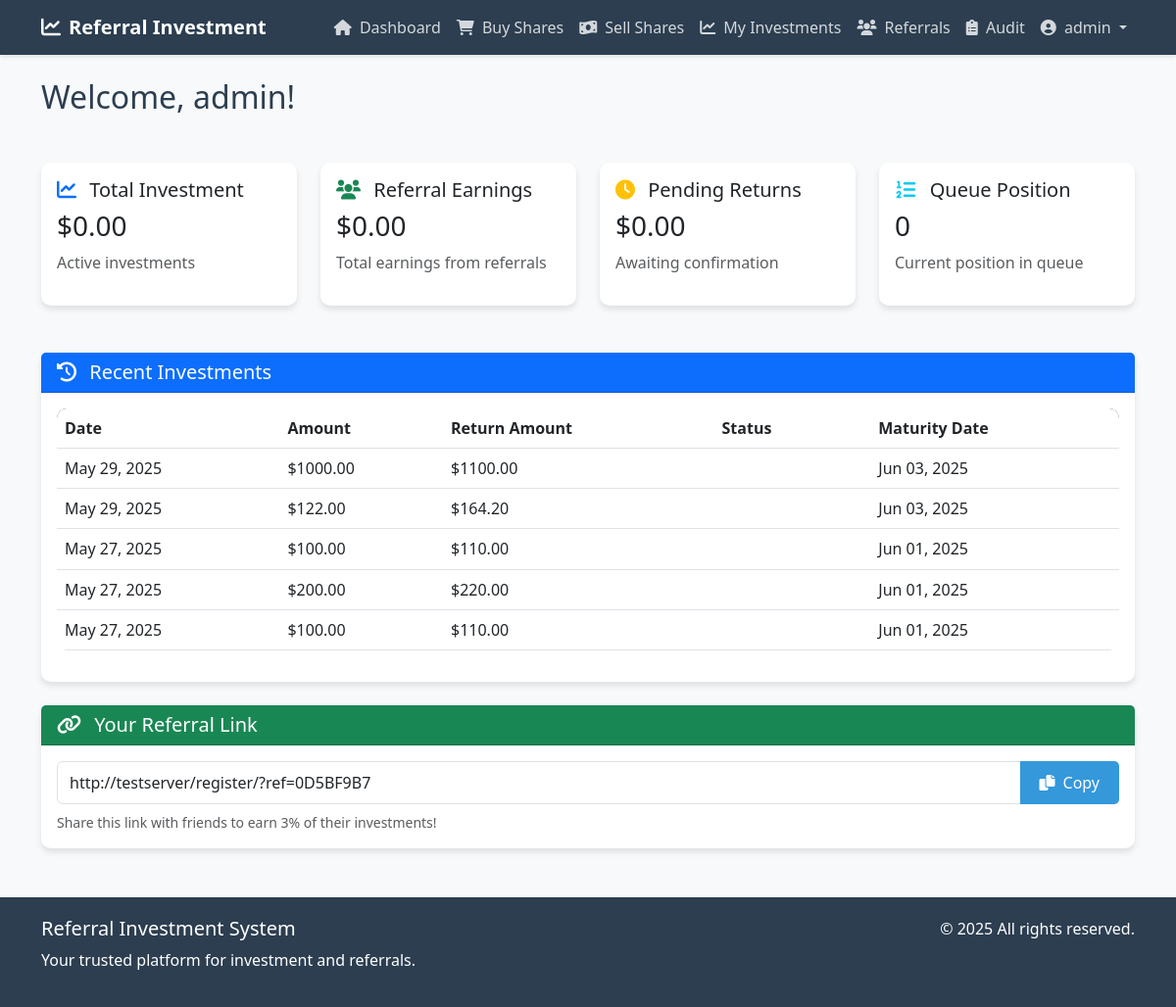
The page /api/ (signed in) on the database as committed earlier.
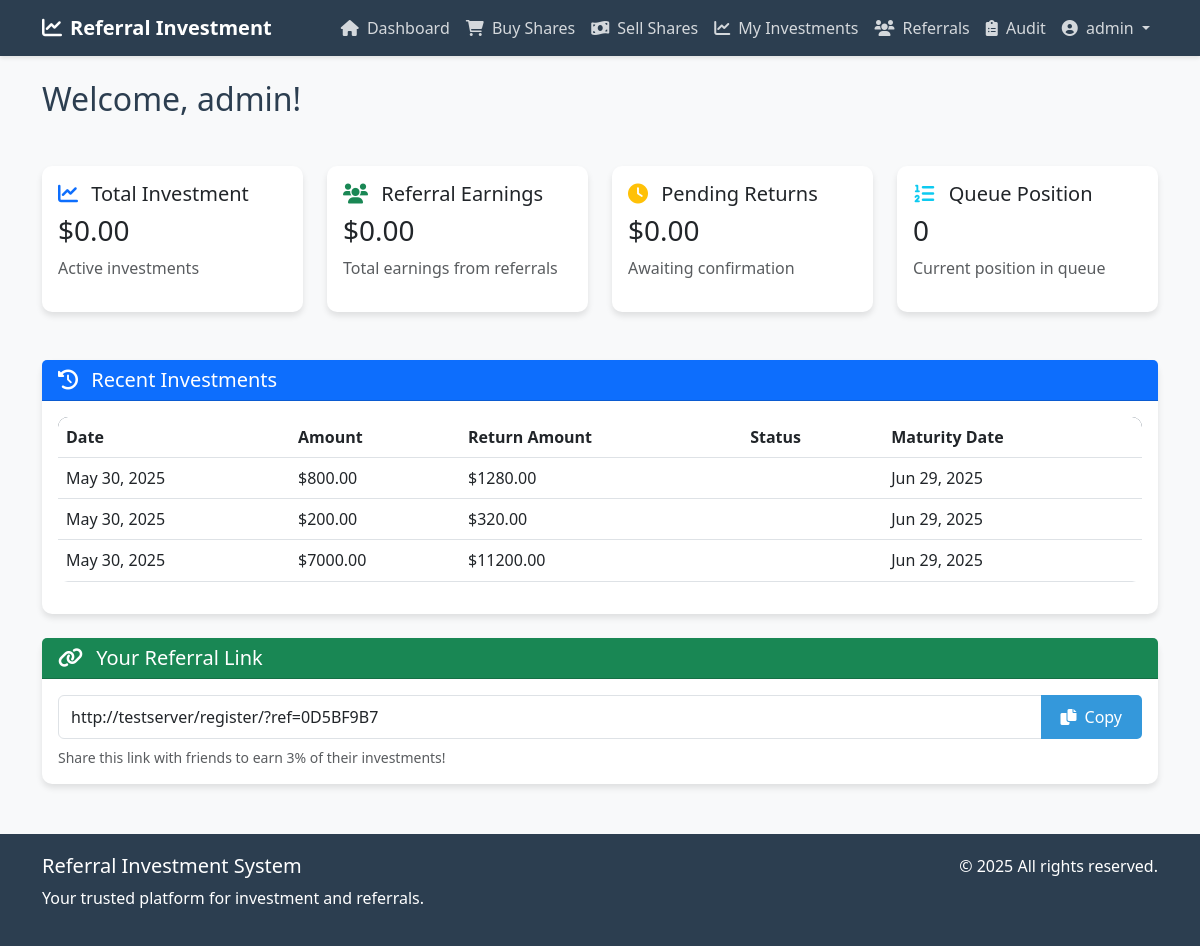
The same page on the database as committed later.
### accounts/models.py (models this page shows, shortened)
class User(AbstractUser):
    phone_number = models.CharField(max_length=15, unique=True)
    referral_code = models.CharField(max_length=10, unique=True, null=True, blank=True)
    referred_by = models.ForeignKey('self', on_delete=models.SET_NULL, null=True, blank=True, related_name='referrals')
    referral_earnings = models.DecimalField(max_digits=10, decimal_places=2, default=0)
    is_banned = models.BooleanField(default=False)
    ban_reason = models.TextField(null=True, blank=True)
    banned_at = models.DateTimeField(null=True, blank=True)
    country = models.CharField(max_length=100, null=True, blank=True)
    USERNAME_FIELD = 'phone_number'
    REQUIRED_FIELDS = ['username', 'email']

class Investment(models.Model):
    STATUS_CHOICES = [
        ('pending', 'Pending'),
        ('matured', 'Matured'),
        ('paired', 'Paired'),
        ('partially_paid', 'Partially Paid'),
        ('completed', 'Completed'),
        ('confirmed', 'Confirmed')  # New status for countdown period
    ]
    user = models.ForeignKey(User, on_delete=models.CASCADE, related_name='investments')
    amount = models.DecimalField(max_digits=10, decimal_places=2)
    remn_amount = models.DecimalField(max_digits=10, decimal_places=2, null=True, blank=True)
    remaining_amount = models.DecimalField(max_digits=10, decimal_places=2, null=True, blank=True)
    created_at = models.DateTimeField(auto_now_add=True)
    maturity_date = models.DateTimeField(help_text='Date when investment matures')
    maturity_period = models.IntegerField(help_text='Duration in days until investment matures', null=True, blank=True)
    status = models.CharField(max_length=20, choices=STATUS_CHOICES, default='pending')
    paired_to = models.ForeignKey(User, on_delete=models.SET_NULL, null=True, blank=True, related_name='paired_investments')
    return_amount = models.DecimalField(max_digits=10, decimal_places=2, null=True, blank=True)
    referral_bonus_used = models.DecimalField(max_digits=10, decimal_places=2, default=0)
    amount_paid = models.DecimalField(max_digits=10, decimal_places=2, default=0)
    payment_confirmed_at = models.DateTimeField(null=True, blank=True)
    last_payment_at = models.DateTimeField(null=True, blank=True)
    start_countdown_at = models.DateTimeField(null=True, blank=True)
    transaction_reference = models.CharField(max_length=50, unique=True, null=True, blank=True)
    payment_method = models.CharField(max_length=50, null=True, blank=True)
    payment_notes = models.TextField(blank=True)
    maturity_notification_sent = models.BooleanField(default=False)
    is_confirmed = models.BooleanField(default=False)
    pairing_reference = models.CharField(max_length=50, unique=True, null=True, blank=True)
    confirmed_at = models.DateTimeField(null=True, blank=True)
    mature_at = models.DateTimeField(null=True, blank=True)
    countdown_duration = models.IntegerField(default=5, help_text='Duration in days until investment matures after confirmation')
    class Meta:
        indexes = [
            models.Index(fields=['status', 'is_confirmed', 'mature_at']),
            models.Index(fields=['confirmed_at']),
        ]

### accounts/views.py (the view)
# urls.py: path('', DashboardView.as_view(), name='dashboard'),
class DashboardView(LoginRequiredMixin, TemplateView):
    template_name = 'accounts/dashboard.html'
    def get_context_data(self, **kwargs):
        context = super().get_context_data(**kwargs)
        user = self.request.user
        investments = Investment.objects.filter(user=user)
        total_returns = investments.filter(status='completed').aggregate(
            total=Sum('return_amount')
        )['total'] or Decimal('0.00')
        active_investments = investments.filter(status__in=['pending', 'paired'])
        pending_payments = Payment.objects.filter(
            from_user=user,
            confirmed_at__isnull=True
        )
        context.update({
            'total_referral_earnings': user.referral_earnings,
            'total_returns': total_returns,
            'active_investments': active_investments,
            'pending_payments': pending_payments,
            'recent_investments': investments.order_by('-created_at')[:5],
            'referral_link': f"{self.request.scheme}://{self.request.get_host()}/register/?ref={user.referral_code}"
        })
        return context

### accounts/templates/accounts/dashboard.html (shortened to what this page needs)
{% extends 'accounts/base.html' %}
{% block content %}
<div class="row">
    <div class="col-md-12 mb-4">
        <h2 class="mb-4">Welcome, {{ user.username }}!</h2>
    </div>
</div>
<div class="row">
    <div class="col-md-6 col-lg-3 mb-4">
        <div class="card h-100">
            <div class="card-body">
                <h5 class="card-title">
                    <i class="fas fa-chart-line text-primary me-2"></i>
                    Total Investment
                </h5>
                <h3 class="card-text">${{ total_investment|default:"0.00" }}</h3>
                <p class="text-muted">Active investments</p>
            </div>
        </div>
    </div>
    <div class="col-md-6 col-lg-3 mb-4">
        <div class="card h-100">
            <div class="card-body">
                <h5 class="card-title">
                    <i class="fas fa-users text-success me-2"></i>
                    Referral Earnings
                </h5>
                <h3 class="card-text">${{ referral_earnings|default:"0.00" }}</h3>
                <p class="text-muted">Total earnings from referrals</p>
            </div>
        </div>
    </div>
    <div class="col-md-6 col-lg-3 mb-4">
        <div class="card h-100">
            <div class="card-body">
                <h5 class="card-title">
                    <i class="fas fa-clock text-warning me-2"></i>
                    Pending Returns
                </h5>
                <h3 class="card-text">${{ pending_returns|default:"0.00" }}</h3>
                <p class="text-muted">Awaiting confirmation</p>
            </div>
        </div>
    </div>
    <div class="col-md-6 col-lg-3 mb-4">
        <div class="card h-100">
            <div class="card-body">
                <h5 class="card-title">
                    <i class="fas fa-list-ol text-info me-2"></i>
                    Queue Position
                </h5>
                <h3 class="card-text">{{ queue_position|default:"0" }}</h3>
                <p class="text-muted">Current position in queue</p>
            </div>
        </div>
    </div>
</div>
<div class="row mt-4">
    <div class="col-md-12">
        <div class="card">
            <div class="card-header bg-primary text-white">
                <h5 class="mb-0">
                    <i class="fas fa-history me-2"></i>
                    Recent Investments
                </h5>
            </div>
            <div class="card-body">
                <div class="table-responsive">
                    <table class="table table-hover">
                        <thead>
                            <tr>
                                <th>Date</th>
                                <th>Amount</th>
                                <th>Return Amount</th>
                                <th>Status</th>
                                <th>Maturity Date</th>
                            </tr>
                        </thead>
                        <tbody>
                            {% for investment in recent_investments %}
                            <tr>
                                <td>{{ investment.created_at|date:"M d, Y" }}</td>
                                <td>${{ investment.amount }}</td>
                                <td>${{ investment.return_amount }}</td>
                                <td>
                                    <span class="badge bg-{{ investment.status|lower }}">
                                    </span>
                                </td>
                                <td>{{ investment.maturity_date|date:"M d, Y" }}</td>
                            </tr>
                            {% empty %}
                            <tr>
                                <td colspan="5" class="text-center">No investments yet</td>
                            </tr>
                            {% endfor %}
                        </tbody>
                    </table>
                </div>
            </div>
        </div>
    </div>
</div>
<div class="row mt-4">
    <div class="col-md-12">
        <div class="card">
            <div class="card-header bg-success text-white">
                <h5 class="mb-0">
                    <i class="fas fa-link me-2"></i>
                    Your Referral Link
                </h5>
            </div>
            <div class="card-body">
                <div class="input-group">
                    <input type="text" class="form-control" value="{{ referral_link }}" id="referralLink" readonly>
                    <button class="btn btn-primary" type="button" onclick="copyReferralLink()">
                        <i class="fas fa-copy me-2"></i>Copy
                    </button>
                </div>
                <small class="text-muted mt-2 d-block">
                    Share this link with friends to earn 3% of their investments!
                </small>
            </div>
        </div>
    </div>
</div>
{% endblock %}

### accounts/templates/accounts/base.html (shortened to what this page needs)
<!DOCTYPE html>
<html lang="en">
<head>
    <link href="https://cdn.jsdelivr.net/npm/bootstrap@5.3.0/dist/css/bootstrap.min.css" rel="stylesheet">
    <link href="https://cdnjs.cloudflare.com/ajax/libs/font-awesome/6.0.0/css/all.min.css" rel="stylesheet">
</head>
<body>
    <nav class="navbar navbar-expand-lg navbar-dark">
        <div class="container">
            <a class="navbar-brand" href="{% url 'dashboard' %}">
                <i class="fas fa-chart-line me-2"></i>Referral Investment
            </a>
            <div class="collapse navbar-collapse" id="navbarNav">
                <ul class="navbar-nav ms-auto">
                    {% if user.is_authenticated %}
                        <li class="nav-item">
                            <a class="nav-link" href="{% url 'dashboard' %}">
                                <i class="fas fa-home me-1"></i> Dashboard
                            </a>
                        </li>
                        <li class="nav-item">
                            <a class="nav-link" href="{% url 'buy_shares' %}">
                                <i class="fas fa-shopping-cart me-1"></i> Buy Shares
                            </a>
                        </li>
                        <li class="nav-item">
                            <a class="nav-link" href="{% url 'sell_shares' %}">
                                <i class="fas fa-money-bill-wave me-1"></i> Sell Shares
                            </a>
                        </li>
                        <li class="nav-item">
                            <a class="nav-link" href="{% url 'my_investments' %}">
                                <i class="fas fa-chart-line me-1"></i> My Investments
                            </a>
                        </li>
                        <li class="nav-item">
                            <a class="nav-link" href="{% url 'referrals' %}">
                                <i class="fas fa-users me-1"></i> Referrals
                            </a>
                        </li>
                        {% if user.is_staff %}
                        <li class="nav-item">
                            <a class="nav-link" href="{% url 'audit' %}">
                                <i class="fas fa-clipboard-list me-1"></i> Audit
                            </a>
                        </li>
                        {% endif %}
                        <li class="nav-item dropdown">
                            <a class="nav-link dropdown-toggle" href="#" id="navbarDropdown" role="button" data-bs-toggle="dropdown">
                                <i class="fas fa-user-circle me-1"></i> {{ user.username }}
                            </a>
                        </li>
                    {% endif %}
                </ul>
            </div>
        </div>
    </nav>
    <div class="container mt-4">
        {% block content %}{% endblock %}
    </div>
    <footer class="footer">
        <div class="container">
            <div class="row">
                <div class="col-md-6">
                    <h5>Referral Investment System</h5>
                    <p>Your trusted platform for investment and referrals.</p>
                </div>
                <div class="col-md-6 text-md-end">
                    <p>&copy; {% now "Y" %} All rights reserved.</p>
                </div>
            </div>
        </div>
    </footer>
</body>
</html>

### accounts/templates/accounts/base.html (style rules this page uses)
:root { --primary-color: #2c3e50; --secondary-color: #3498db; --accent-color: #e74c3c; --background-color: #f8f9fa; --text-color: #2c3e50; }
body { font-family: 'Segoe UI', Tahoma, Geneva, Verdana, sans-serif; background-color: var(--background-color); color: var(--text-color); }
.navbar { background-color: var(--primary-color); box-shadow: 0 2px 4px rgba(0,0,0,0.1); }
.navbar-brand { color: white !important; font-weight: bold; }
.nav-link { color: rgba(255,255,255,0.8) !important; transition: color 0.3s ease; }
.card { border: none; border-radius: 10px; box-shadow: 0 4px 6px rgba(0,0,0,0.1); transition: transform 0.3s ease; }
.btn-primary { background-color: var(--secondary-color); border: none; padding: 10px 20px; border-radius: 5px; transition: background-color 0.3s ease; }
.table { background-color: white; border-radius: 10px; overflow: hidden; }
.table thead { background-color: var(--primary-color); color: white; }
.footer { background-color: var(--primary-color); color: white; padding: 20px 0; margin-top: 50px; }

Rows that differ between the two databases and show on the page:
removed Investment: created_at "May 29, 2025", amount "1000.00", return_amount "1100.00", maturity_date "Jun 03, 2025"
removed Investment: created_at "May 29, 2025", amount "122.00", return_amount "164.20", maturity_date "Jun 03, 2025"
removed Investment: created_at "May 27, 2025", amount "100.00", return_amount "110.00", maturity_date "Jun 01, 2025"
removed Investment: created_at "May 27, 2025", amount "200.00", return_amount "220.00", maturity_date "Jun 01, 2025"
removed Investment: created_at "May 27, 2025", amount "100.00", return_amount "110.00", maturity_date "Jun 01, 2025"
added Investment: created_at "May 30, 2025", amount "800.00", return_amount "1280.00", maturity_date "Jun 29, 2025"
added Investment: created_at "May 30, 2025", amount "200.00", return_amount "320.00", maturity_date "Jun 29, 2025"
added Investment: created_at "May 30, 2025", amount "7000.00", return_amount "11200.00", maturity_date "Jun 29, 2025"
